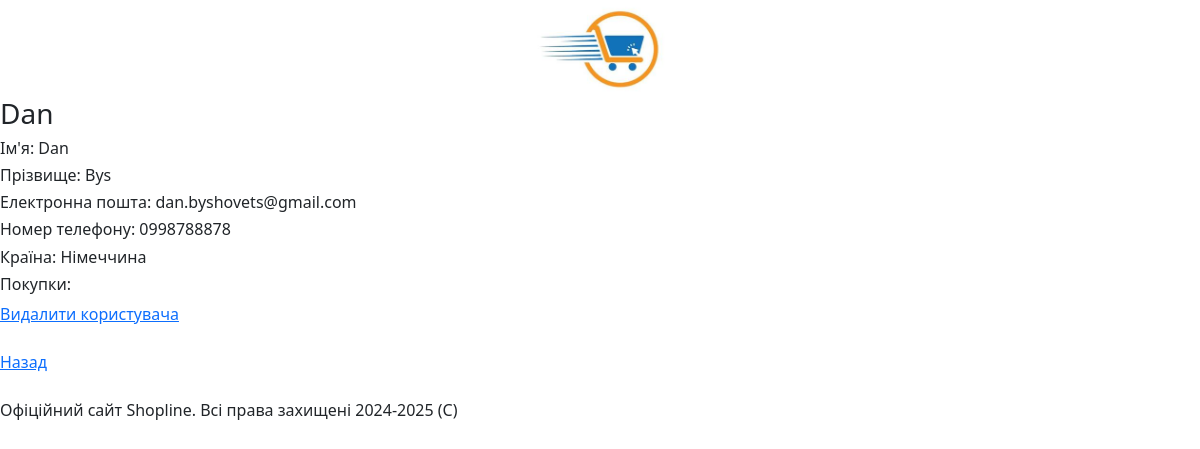
Screenshot of /moderator/users/4/detail with the database file from the repository.
### user/models.py (models this page shows, shortened)
class User(models.Model):
    username = models.CharField("Username", max_length=20)
    password = models.CharField("Пароль", max_length=30)
    name = models.CharField("Ім'я", max_length=20)
    surname = models.CharField("Прізвище", max_length=20)
    email = models.CharField("Електронна пошта", max_length=35)
    phone_number = models.CharField("Номер телефону", max_length=19)
    country = models.CharField("Країна", max_length=25)
    bought_products = models.TextField("Покупки", max_length=1500)

### moderator/views.py (the view)
# urls.py: path('users/<int:user_id>/detail', views.show_user_detail, name="user_detail"),
def show_user_detail(request, user_id):
    user = get_object_or_404(User, id=user_id)
    return render(request, "moderator/user_detail_view.html", {'user': user})

### moderator/templates/moderator/user_detail_view.html (shortened to what this page needs)
{% extends 'main/layout.html' %}
{% block content %}
<div>
    <h3>{{user.username}}</h3>
    <h6>Ім'я: {{user.name}}</h6>
    <h6>Прізвище: {{user.surname}}</h6>
    <h6>Електронна пошта: {{user.email}}</h6>
    <h6>Номер телефону: {{user.phone_number}}</h6>
    <h6>Країна: {{user.country}}</h6>
    <h6>Покупки: {{user.bought_products}}</h6>
    <a href="{% url 'user_delete' user.id %}">Видалити користувача</a>
    <br>
    <br>
</div>
<a href="{% url 'show_users' %}">Назад</a>
{% endblock %}

### rows the page displays
User: username "Dan", name "Dan", surname "Bys", email "dan.byshovets@gmail.com", phone_number "0998788878", country "Німеччина"
